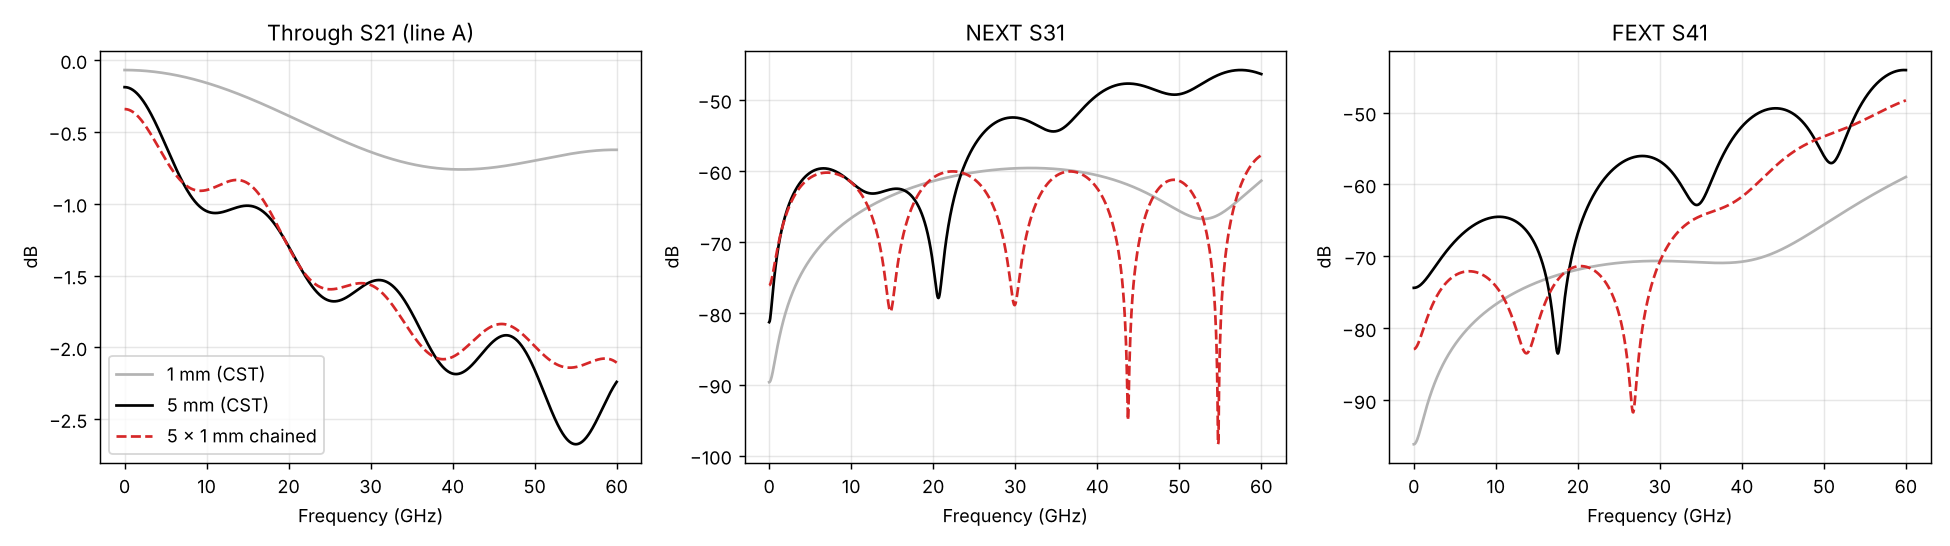

Recreate this plot in Python.
"""Step 1: chain five 1 mm blocks and compare with the 5 mm CST result.
Ports: 1->2 line A, 3->4 line B; ports 1 and 3 at the same (left) end."""
import numpy as np, matplotlib.pyplot as plt
from first_look_lib import load4

L, R = [0, 2], [1, 3]          # left-end ports (1,3), right-end ports (2,4)

def blocks(S):
    """Split S into left/right blocks: b_L = S_LL a_L + S_LR a_R, etc."""
    return (S[:, L][:, :, L], S[:, L][:, :, R], S[:, R][:, :, L], S[:, R][:, :, R])

def star(SA, SB):
    """Redheffer star product: A's right end connected to B's left end."""
    A11, A12, A21, A22 = blocks(SA); B11, B12, B21, B22 = blocks(SB)
    I = np.eye(2)
    M1 = np.linalg.inv(I - B11 @ A22)       # bounces between the two blocks
    M2 = np.linalg.inv(I - A22 @ B11)
    S11 = A11 + A12 @ M1 @ B11 @ A21
    S12 = A12 @ M1 @ B12
    S21 = B21 @ M2 @ A21
    S22 = B22 + B21 @ M2 @ A22 @ B12
    S = np.zeros_like(SA)
    for (i, j), blk in {(0, 0): S11, (0, 1): S12, (1, 0): S21, (1, 1): S22}.items():
        P, Q = (L, R)[i], (L, R)[j]
        for a in range(2):
            for b in range(2):
                S[:, P[a], Q[b]] = blk[:, a, b]
    return S

if __name__ == "__main__":
    f1, S1 = load4("LINEA0_1MM_200UM_PITCH.s4p")
    f5, S5 = load4("LINEA0_5MM_200UM_PITCH.s4p")
    assert np.allclose(f1, f5)
    Sc = S1
    for _ in range(4):
        Sc = star(Sc, S1)
    db = lambda x: 20*np.log10(abs(x)); G = f1/1e9
    k = lambda g: np.argmin(abs(G-g))
    print("   GHz | thru S21 dB: 5mm  1mmx5 | NEXT S31: 5mm  1mmx5 | FEXT S41: 5mm  1mmx5")
    for g in (1, 10, 30, 50, 60):
        i = k(g)
        print(f"{g:6.0f} | {db(S5[i,1,0]):7.2f} {db(Sc[i,1,0]):7.2f} | "
              f"{db(S5[i,2,0]):6.1f} {db(Sc[i,2,0]):6.1f} | {db(S5[i,3,0]):6.1f} {db(Sc[i,3,0]):6.1f}")
    fig, ax = plt.subplots(1, 3, figsize=(15, 4.2))
    for a, (r, c, name) in zip(ax, [(1, 0, "Through S21 (line A)"), (2, 0, "NEXT S31"), (3, 0, "FEXT S41")]):
        a.plot(G, db(S1[:, r, c]), color="0.7", label="1 mm (CST)")
        a.plot(G, db(S5[:, r, c]), "k", label="5 mm (CST)")
        a.plot(G, db(Sc[:, r, c]), "C3--", label="5 x 1 mm chained")
        a.set_title(name); a.set_xlabel("Frequency (GHz)"); a.set_ylabel("dB"); a.grid(alpha=.3)
    ax[0].legend()
    plt.tight_layout(); plt.savefig("cascade_naive.png", dpi=130)
